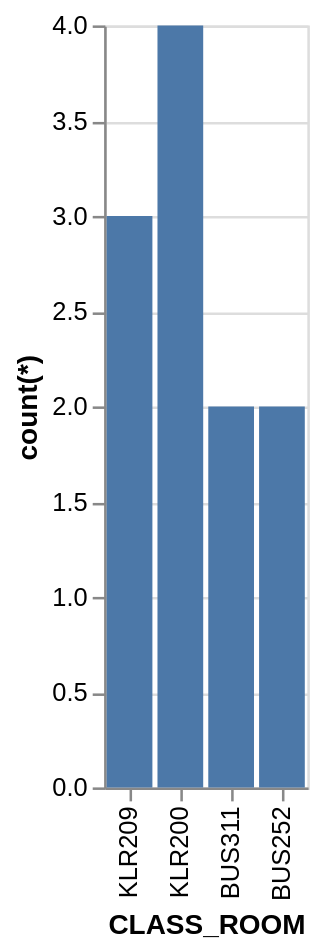

Write the Vega-Lite specification saved for this chart.
### Vega-Lite specification from a JSON file in a GitHub repository (floating-point values rounded to 4 significant figures)
{"data": {"values": [{"x_data": "KLR209", "y_data": 3}, {"x_data": "KLR200", "y_data": 4}, {"x_data": "BUS311", "y_data": 2}, {"x_data": "BUS252", "y_data": 2}]}, "mark": "bar", "encoding": {"x": {"field": "x_data", "type": "nominal", "title": "CLASS_ROOM", "sort": "descending"}, "y": {"field": "y_data", "type": "quantitative", "title": "count(*)"}}}
